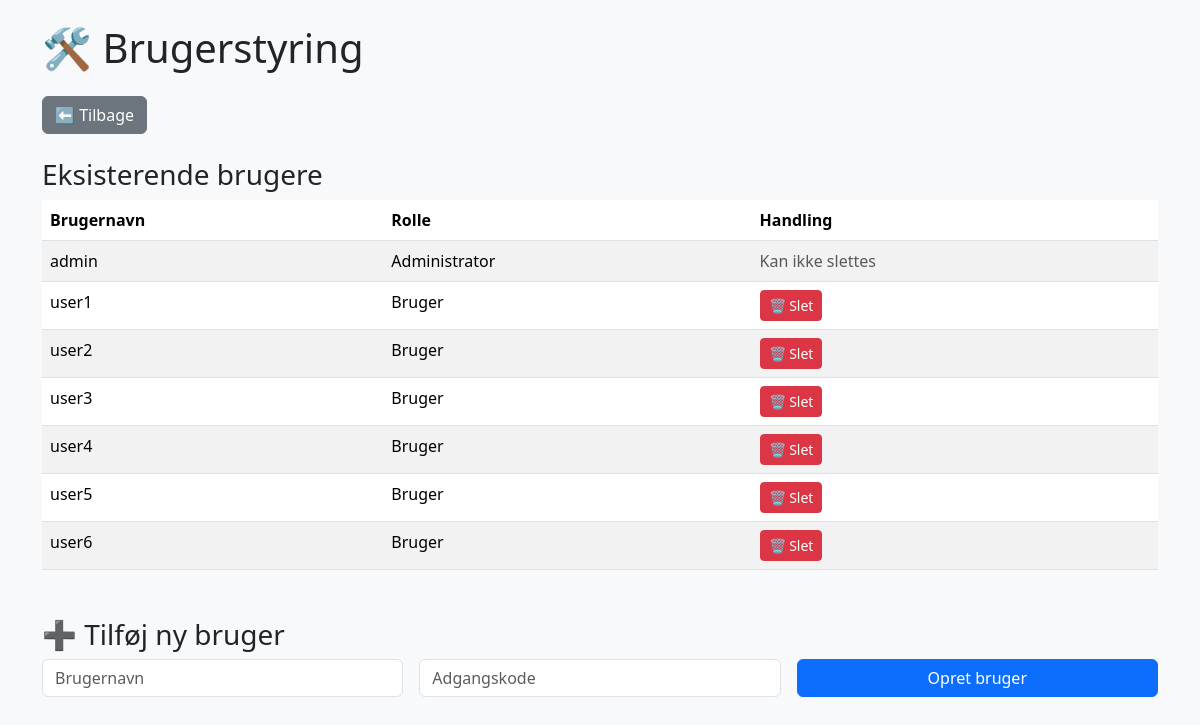
The page /admin (signed in) on the database its author committed.
### tables this page shows
CREATE TABLE users (id INTEGER PRIMARY KEY, username TEXT UNIQUE, password TEXT, is_admin INTEGER DEFAULT 0);

### app.py (the view, shortened to what this page needs)
@app.route('/admin', methods=['GET', 'POST'])
def admin():
    if not session.get('logged_in') or not session.get('is_admin'):
        return redirect(url_for('login'))
    conn = sqlite3.connect(DATABASE)
    cur = conn.cursor()
    cur.execute("SELECT id, username, is_admin FROM users")
    users = cur.fetchall()
    conn.commit()
    conn.close()
    return render_template('admin.html', users=users)

### templates/admin.html (shortened to what this page needs)
<!DOCTYPE html>
<html lang="da">
<head>
    <link href="https://cdn.jsdelivr.net/npm/bootstrap@5.3.2/dist/css/bootstrap.min.css" rel="stylesheet">
</head>
<body class="bg-light p-4">
    <div class="container">
        <h1 class="mb-4">🛠️ Brugerstyring</h1>
        <a href="/" class="btn btn-secondary mb-4">⬅️ Tilbage</a>
        <h3>Eksisterende brugere</h3>
        <table class="table table-striped">
            <thead><tr><th>Brugernavn</th><th>Rolle</th><th>Handling</th></tr></thead>
            <tbody>
            {% for user in users %}
                <tr>
                    <td>{{ user[1] }}</td>
                    <td>{% if user[2] %}Administrator{% else %}Bruger{% endif %}</td>
                    <td>
                        {% if not user[2] %}
                        <form method="post" style="display:inline-block;">
                            <button type="submit" class="btn btn-sm btn-danger">🗑 Slet</button>
                        </form>
                        {% else %}
                        <span class="text-muted">Kan ikke slettes</span>
                        {% endif %}
                    </td>
                </tr>
            {% endfor %}
            </tbody>
        </table>
        <h3 class="mt-5">➕ Tilføj ny bruger</h3>
        <form method="post" class="row g-3">
            <div class="col-md-4">
                <input type="text" name="new_username" class="form-control" placeholder="Brugernavn" required>
            </div>
            <div class="col-md-4">
                <input type="password" name="new_password" class="form-control" placeholder="Adgangskode" required>
            </div>
            <div class="col-md-4">
                <button type="submit" name="add_user" class="btn btn-primary w-100">Opret bruger</button>
            </div>
        </form>
    </div>
</body>
</html>

### rows shown on the page
users: username "admin", is_admin "Administrator"
users: username "user1", is_admin "Bruger"
users: username "user2", is_admin "Bruger"
users: username "user3", is_admin "Bruger"
users: username "user4", is_admin "Bruger"
users: username "user5", is_admin "Bruger"
users: username "user6", is_admin "Bruger"
